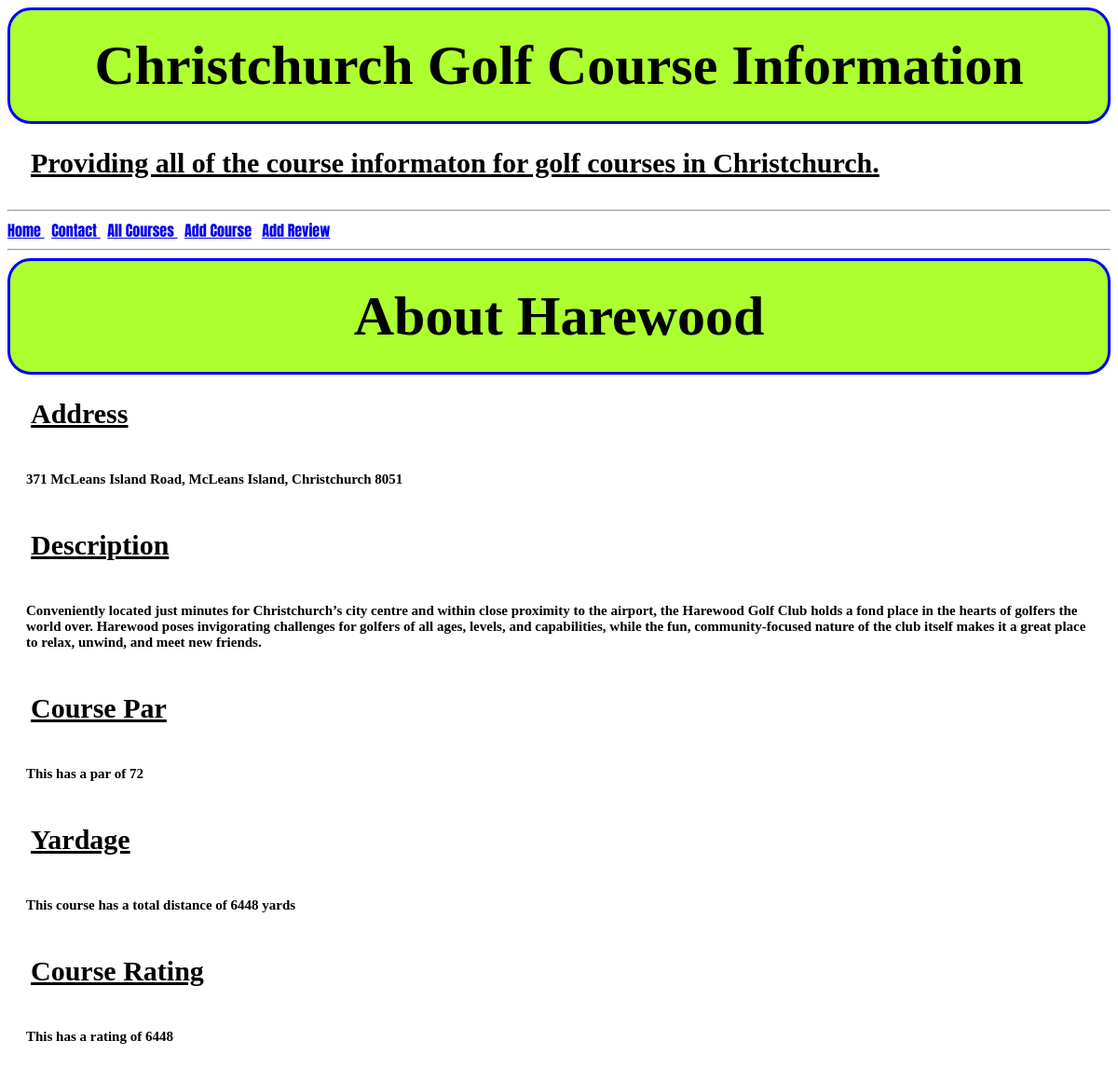
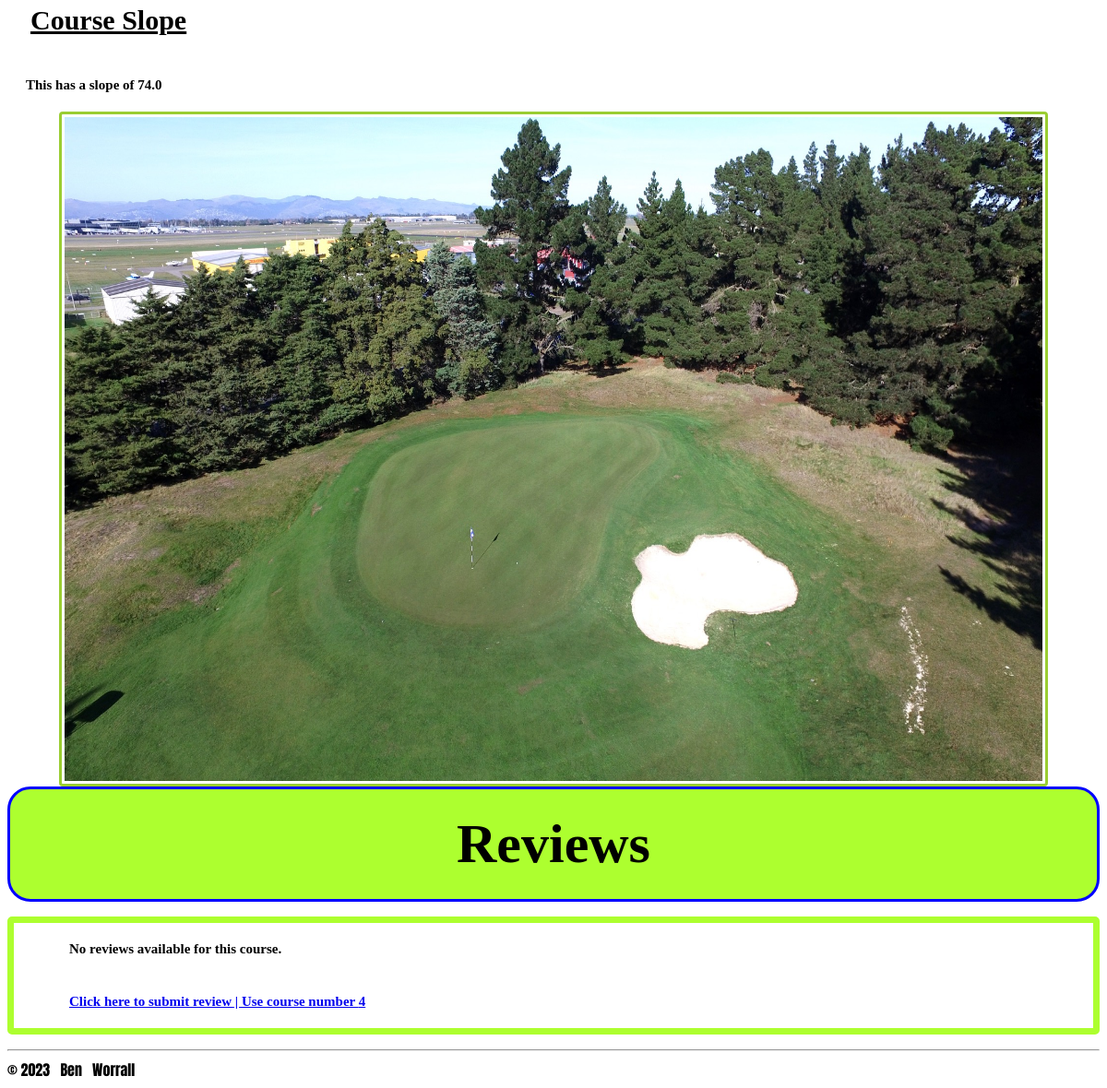
/golf/4, run on the app's committed database (2 pictures, top to bottom).
### tables this page shows
CREATE TABLE courses (id INTEGER PRIMARY KEY AUTOINCREMENT, name TEXT, location TEXT, description TEXT, par TEXT, yardage TEXT, rating TEXT, slope TEXT, photo BLOB);

### routs.py (the view)
@app.route('/golf/<int:id>')
def golf(id):
    conn = sqlite3.connect('golfweb.db')
    cur = conn.cursor()
    cur.execute('SELECT * FROM Courses WHERE id=?', (id,))
    golf = cur.fetchone()
    print(golf)
    cur.execute('SELECT * FROM reviews WHERE course_id=?', (id,))
    reviews = cur.fetchall()
    return render_template('golf.html', golf=golf, reviews=reviews)

### templates/golf.html (shortened to what this page needs)
{% extends 'layout.html' %}
{% block content%}
<h1>About {{ golf[1] }}</h1>
<h2>Address</h2>
<h4>{{ golf[2] }}</h4>
<h2>Description</h2>
<h4>{{ golf[3] }}</h4>
<h2>Course Par</h2>
<h4>This has a par of {{ golf[4] }}</h4>
<h2>Yardage</h2>
<h4>This course has a total distance of {{ golf[5] }} yards</h4>
<h2>Course Rating</h2>
<h4>This has a rating of {{ golf[5] }}</h4>
<h2>Course Slope</h2>
<h4>This has a slope of {{ golf[6] }}</h4>
<img src='{{ golf[8] }}' class="image2" height="720" width="1060"/>
<h1>Reviews</h2>
{% if reviews %}
    <h2></h2>
{% else %}
    <ol style="border: 7px solid greenyellow; border-radius: 5px;">
    <h4>No reviews available for this course.</h4>
    <h4><a href = "/reviews"> Click here to submit review | Use course number {{golf[0]}}</a></h4>
    </ol>
{% endif %}
{% endblock %}

### static/css/style.css (style rules this page uses)
html { font-family: 'Anton', sans-serif; }
h1 { font-family: Georgia, 'Times New Roman', Times, serif; font-size: 60px; text-align: center; padding: 25px; margin: 0; border: 3px solid blue; border-radius: 25px; background-color: greenyellow; }
h2 { font-family: Georgia, 'Times New Roman', Times, serif; font-size: 30px; text-align: left; padding: 25px; text-decoration: underline; margin: 0; }
h4 { font-family: Georgia, 'Times New Roman', Times, serif; font-size: 15px; text-align: left; padding: 20px; margin: 0; }
.image2 { border: 3px solid yellowgreen; border-radius: 4px; padding: 3px; display: block; margin-left: auto; margin-right: auto; }

### data on the page
courses: name "Harewood", location "371 McLeans Island Road, McLeans Island, Christchurch 8051", description "Conveniently located just minutes for Christchurch’s city centre and within close proximity to the airport, the Harewood Golf Club holds a fond place in the hearts of golfers the world over. Harewood poses invigorating challenges for golfers of all ages, levels, and capabilities, while the fun, community-focused nature of the club itself makes it a great place to relax, unwind, and meet new friends.", par "72", yardage "6448", rating "74.0", photo (picture), id "4"
